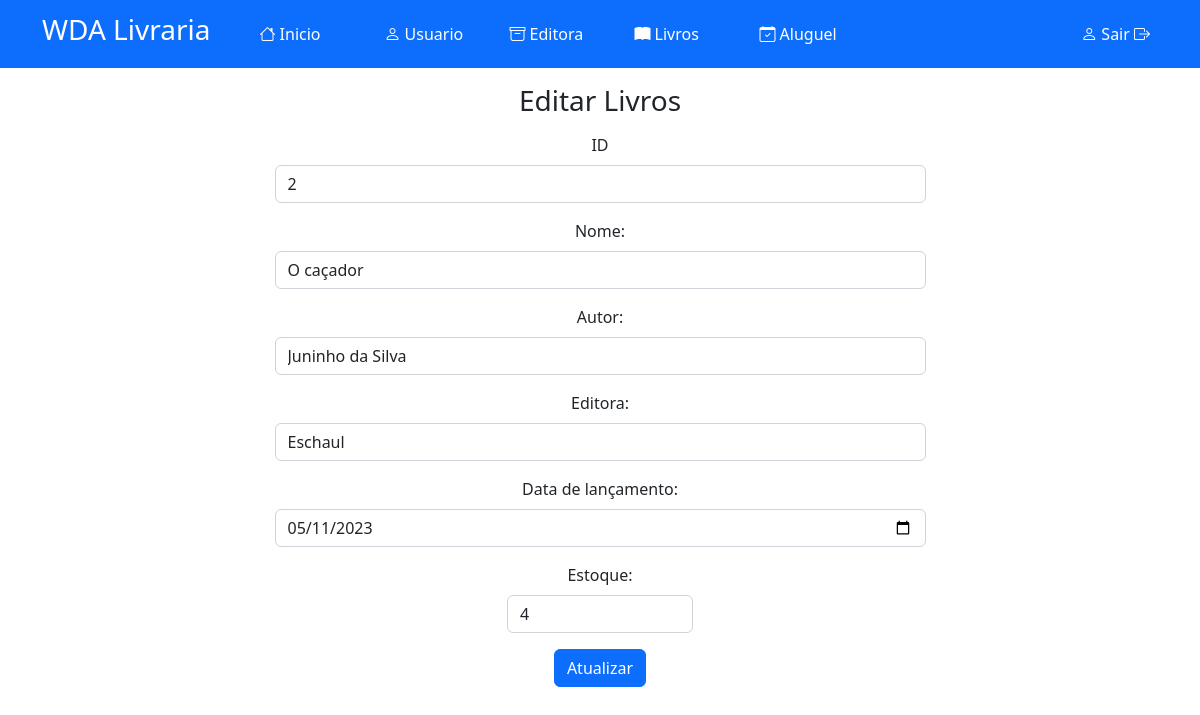
Page /index.php?menuop=editar-livro&idLivro=2 (signed in) on the committed database.
### tables this page shows
CREATE TABLE `tblivro` (
  `idLivro` int(11) NOT NULL,
  `nomeLivro` varchar(150) NOT NULL,
  `autorLivro` varchar(150) NOT NULL,
  `editoraLivro` varchar(150) NOT NULL,
  `dataLivro` date NOT NULL,
  `estoqueLivro` int(11) NOT NULL
);

### paginas/livro/editar-livro.php (the view)
<?php
$idLivro = $_GET["idLivro"];
$sql = "SELECT * FROM tblivro WHERE idLivro= {$idLivro}";
$rs = $conexao -> query($sql);
$dados = $rs -> fetch_assoc();
?>
<center>
<header class="mb-3 mt-3">
    <h3>Editar Livros</h3>
</header>
<div>
    <form action="index.php?menuop=atualizar-livro" method="POST">
        <div class="mb-3 col-7">
            <label class="form-label" for="idLivro">ID</label>
            <input class="form-control" type="text" name="idLivro" value="<?=$dados["idLivro"]?>">
        </div>
        <div class="mb-3 col-7">
            <label class="form-label" for="nomeLivro">Nome:</label>
            <input class="form-control" type="text" name="nomeLivro" value="<?=$dados["nomeLivro"]?>">
        </div>
        <div class="mb-3 col-7">
            <label class="form-label" for="autorLivro">Autor:</label>
            <input class="form-control" type="text" name="autorLivro" value="<?=$dados["autorLivro"]?>">
        </div>
        <div class="mb-3 col-7">
            <label class="form-label" for="editoraLivro">Editora:</label>
            <input class="form-control" type="text" name="editoraLivro" value="<?=$dados["editoraLivro"]?>">
        </div>
        <div class="mb-3 col-7">
            <label class="form-label" for="dataLivro">Data de lançamento:</label>
            <input class="form-control" type="date" name="dataLivro" value="<?=$dados["dataLivro"]?>">
        </div>
        <div class="mb-3 col-2">
            <label class="form-label" for="estoqueLivro">Estoque:</label>
            <input class="form-control" type="number" name="estoqueLivro" value="<?=$dados["estoqueLivro"]?>">
        </div>
        <div>
            <input class="btn btn-primary" type="submit" value = "Atualizar" name="btnAtualizar">
        </div>
    </form>
</div>
</center>

### style.css (style rules this page uses)
* { margin: 0px; padding: 0px; }
body { background-color: rgb(228, 228, 228); }

### index.php (style rules this page uses)
body { background-color: #fff; }

### rows in the picture
tblivro: idLivro "2", nomeLivro "O caçador", autorLivro "Juninho da Silva", editoraLivro "Eschaul", dataLivro "05/11/2023", estoqueLivro "4"
